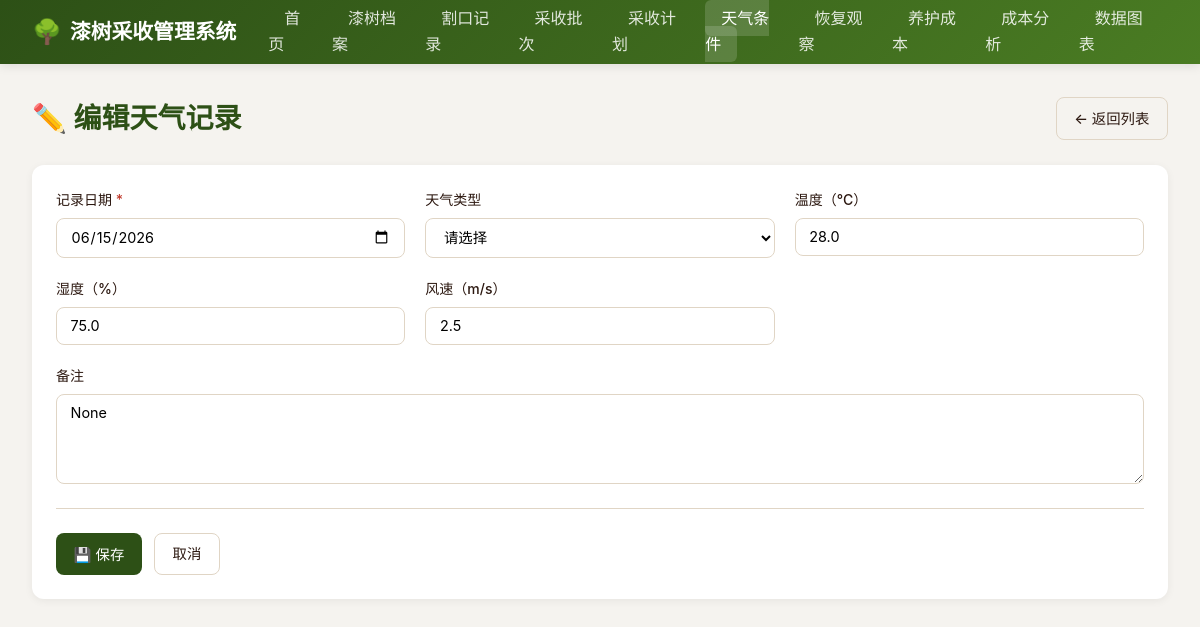
Page /weather/1/edit on the committed database.
### models.py (models this page shows)
class WeatherCondition(Base):
    __tablename__ = "weather_conditions"
    id = Column(Integer, primary_key=True, index=True)
    record_date = Column(Date, nullable=False)
    temperature = Column(Float)
    humidity = Column(Float)
    weather_type = Column(String(50))
    wind_speed = Column(Float)
    remarks = Column(Text)
    harvests = relationship("HarvestBatch", back_populates="weather")

### main.py (the view)
@app.get("/weather/{weather_id}/edit", response_class=HTMLResponse)
async def edit_weather_form(request: Request, weather_id: int, db: Session = Depends(get_db)):
    weather = db.query(models.WeatherCondition).filter(models.WeatherCondition.id == weather_id).first()
    if not weather:
        raise HTTPException(status_code=404, detail="天气记录不存在")
    weather_types = ["晴", "多云", "阴", "小雨", "中雨", "大雨", "雾", "其他"]
    return templates.TemplateResponse("weather/form.html", {
        "request": request, "weather": weather, "errors": {},
        "today": date.today().strftime("%Y-%m-%d"), "weather_types": weather_types
    })

### templates/weather/form.html (shortened to what this page needs)
{% extends "base.html" %}
{% block content %}
<div class="page-header">
  <h1 class="page-title">{% if weather %}✏️ 编辑天气记录{% else %}➕ 新增天气记录{% endif %}</h1>
  <a href="/weather" class="btn btn-outline">← 返回列表</a>
</div>
<div class="card">
  <div class="card-body">
    <form method="POST" action="{% if weather %}/weather/{{ weather.id }}/edit{% else %}/weather/new{% endif %}">
      <div class="form-grid">
        <div class="form-group">
          <label>记录日期 <span class="required">*</span></label>
          <input type="date" name="record_date" required max="{{ today }}"
            value="{{ form_data.record_date if form_data else (weather.record_date.strftime('%Y-%m-%d') if weather else today) }}">
        </div>
        <div class="form-group">
          <label>天气类型</label>
          <select name="weather_type">
            <option value="">请选择</option>
          </select>
        </div>
        <div class="form-group">
          <label>温度（°C）</label>
          <input type="number" name="temperature" step="0.1"
            value="{{ form_data.temperature if form_data else (weather.temperature if weather else '') }}">
        </div>
        <div class="form-group">
          <label>湿度（%）</label>
          <input type="number" name="humidity" step="1" min="0" max="100"
            value="{{ form_data.humidity if form_data else (weather.humidity if weather else '') }}">
        </div>
        <div class="form-group">
          <label>风速（m/s）</label>
          <input type="number" name="wind_speed" step="0.1" min="0"
            value="{{ form_data.wind_speed if form_data else (weather.wind_speed if weather else '') }}">
        </div>
        <div class="form-group full">
          <label>备注</label>
          <textarea name="remarks" maxlength="500"
            placeholder="其他天气相关信息...">{{ form_data.remarks if form_data else (weather.remarks if weather else '') }}</textarea>
        </div>
      </div>
      <div class="form-actions">
        <button type="submit" class="btn btn-primary">💾 保存</button>
        <a href="/weather" class="btn btn-outline">取消</a>
      </div>
    </form>
  </div>
</div>
{% endblock %}

### static/css/style.css (style rules this page uses)
:root { --primary: #2d5016; --primary-light: #4a7c23; --secondary: #8b4513; --accent: #d4a574; --bg: #f5f3ef; --card: #ffffff; --text: #2c1810; --text-light: #6b5744; --border: #e0d5c5; --danger: #c0392b; --warning: #e67e22; --success: #27ae60; --info: #2980b9; }
* { margin: 0; padding: 0; box-sizing: border-box; }
body { font-family: -apple-system, BlinkMacSystemFont, "Segoe UI", "PingFang SC", "Microsoft YaHei", sans-serif; background: var(--bg); color: var(--text); line-height: 1.6; }
.page-header { display: flex; justify-content: space-between; align-items: center; margin-bottom: 1.5rem; flex-wrap: wrap; gap: 1rem; }
.page-title { font-size: 1.75rem; font-weight: 700; color: var(--primary); }
.card { background: var(--card); border-radius: 12px; box-shadow: 0 2px 8px rgba(0,0,0,0.06); margin-bottom: 1.5rem; overflow: hidden; }
.card-body { padding: 1.5rem; }
.btn { display: inline-flex; align-items: center; gap: 0.4rem; padding: 0.55rem 1.1rem; border: none; border-radius: 8px; font-size: 0.9rem; font-weight: 500; cursor: pointer; text-decoration: none; transition: all 0.2s; white-space: nowrap; }
.btn-primary { background: var(--primary); color: #fff; }
.btn-outline { background: transparent; border: 1px solid var(--border); color: var(--text); }
.form-grid { display: grid; grid-template-columns: repeat(auto-fit, minmax(280px, 1fr)); gap: 1.25rem; }
.form-group { display: flex; flex-direction: column; gap: 0.4rem; }
.form-group.full { grid-column: 1 / -1; }
label { font-weight: 500; font-size: 0.875rem; color: var(--text); }
label .required { color: var(--danger); }
input, select, textarea { padding: 0.6rem 0.85rem; border: 1px solid var(--border); border-radius: 8px; font-size: 0.9rem; font-family: inherit; background: #fff; transition: all 0.2s; }
textarea { resize: vertical; min-height: 90px; }
.form-actions { display: flex; gap: 0.75rem; margin-top: 1.5rem; padding-top: 1.5rem; border-top: 1px solid var(--border); }

### rows in the picture
WeatherCondition: record_date "06/15/2026", temperature "28.0", humidity "75.0", wind_speed "2.5", remarks "None"
